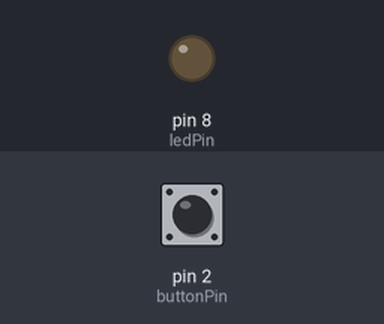
Simulated run of this sketch. Board: Arduino Uno, built with avr-gcc and run on an emulated ATmega328P. Parts: output pins drawn as LEDs (lit = HIGH). The test bench sets the inputs (shaded band); at power-on: pin 2 (buttonPin) HIGH.

Above: at 1.2 s.
1.3 s: pin 2 (buttonPin) pulled LOW for 0.15 s
At 1.37 s:
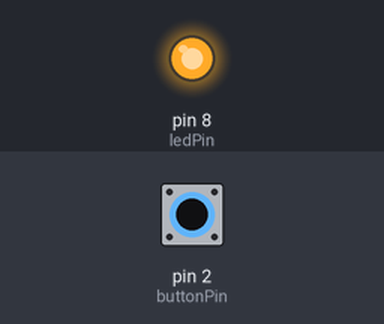
2.9 s: pin 2 (buttonPin) pulled LOW for 3.2 s
At 6.4 s:
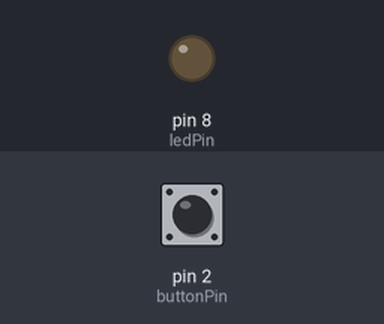
Timing chart, 0 to 7.9 s (numbered marks = the images above; inputs shaded):
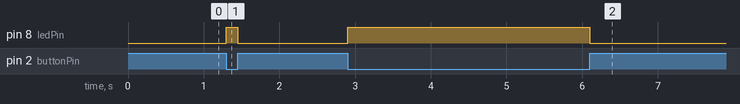

The sketch:

laatste_code.ino
```cpp
const int ledPin = 8;
const int buttonPin = 2;


void setup()
{
  pinMode(ledPin,OUTPUT);
  pinMode(buttonPin,INPUT_PULLUP);
}


void loop()
{
  int digitalVal = digitalRead(buttonPin);


  if(HIGH == digitalVal)
  {
    digitalWrite(ledPin,LOW);
  }
  else
  {
    digitalWrite(ledPin,HIGH);

  }
}
```

Measured:
- after the input at 1.3 s, pin 8 (ledPin): LOW → HIGH at once, → LOW 0.15 s later
- after the input at 2.9 s, pin 8 (ledPin): LOW → HIGH at once, → LOW 3.2 s later
